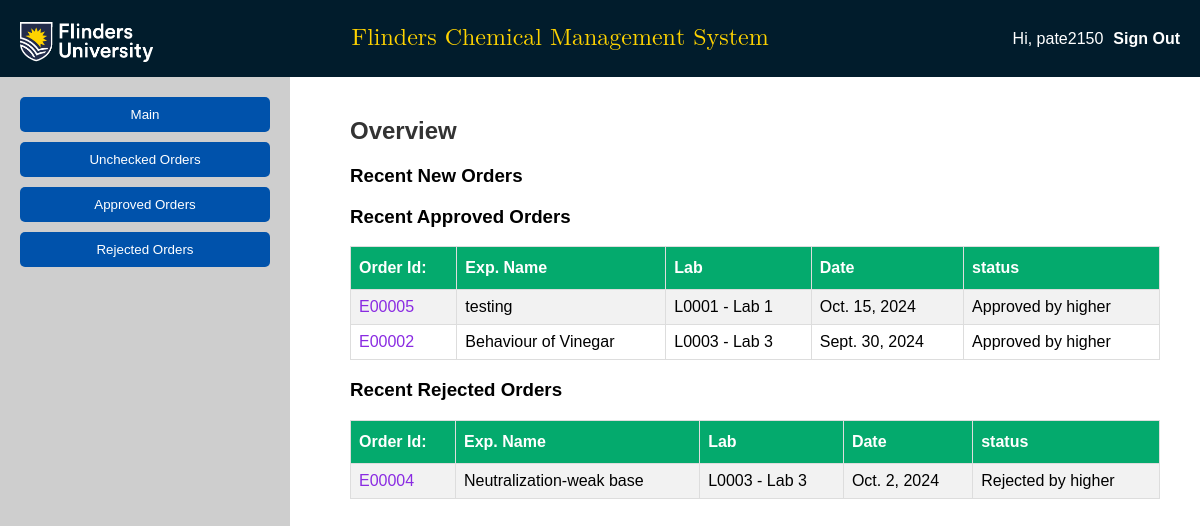
Screenshot of /highApprover/ (signed in) with the database file from the repository.
### furc/models.py (models this page shows, shortened)
class User(AbstractBaseUser, PermissionsMixin):
    username = models.CharField(max_length=255, unique=True, primary_key=True)
    role = models.ForeignKey(UserRole, on_delete=models.CASCADE, to_field='role_id')
    is_active = models.BooleanField(default=True)
    is_staff = models.BooleanField(default=False)
    is_superuser = models.BooleanField(default=False)
    objects = CustomUserManager()
    USERNAME_FIELD = 'username'
    REQUIRED_FIELDS = []
    def __str__(self):
        return self.username

class Order(models.Model):
    order_id = models.CharField(primary_key=True, max_length=10)
    exp_name = models.CharField(max_length=100)
    lab_id = models.ForeignKey(Laboratory, on_delete=models.CASCADE)
    exp_procedure = models.FileField(upload_to= custom_file_upload_path_exp)
    risk_assessment = models.FileField(upload_to= custom_file_upload_path_risk)
    order_date = models.DateField(editable=False, auto_now_add=True)
    updated_date = models.DateField(default=None, null=True)
    order_status = models.CharField(max_length=30, choices=ORDER_STATUS, default='Requested')

class Laboratory(models.Model):
    lab_id = models.CharField(primary_key=True, max_length=10)
    lab_name = models.CharField(max_length=50)
    center_id = models.ForeignKey(ResearchCenter, on_delete=models.CASCADE, null=True, blank=True)
    storage_locations = GenericRelation(StorageLocation)
    def __str__(self):
        return f'{self.lab_id} - {self.lab_name}'

### furc/views.py (the view)
# urls.py: path('highApprover/', views.highApprover, name='highApprover'),
def highApprover(request):
    top_pending_order = Order.objects.filter(order_status='Pending higher approval').order_by('-order_date')[0:3]
    top_approved_order = Order.objects.filter(order_status='Approved by higher').order_by('-order_date')[0:3]
    top_rejected_order = Order.objects.filter(order_status='Rejected by higher').order_by('-order_date')[0:3]
    pending_order = Order.objects.filter(order_status='Pending higher approval')
    approved_order = Order.objects.filter(order_status='Approved by higher')
    rejected_order = Order.objects.filter(order_status='Rejected by higher')
    params = {'pending_order':pending_order, 'approved_order':approved_order, 'rejected_order':rejected_order, 'top_pending_order':top_pending_order, 'top_approved_order':top_approved_order, 'top_rejected_order':top_rejected_order }
    return render(request, 'furc/higherApprover.html/', params)

### furc/templates/furc/higherApprover.html (shortened to what this page needs)
<!DOCTYPE html>
{% load static %}
<html lang="en">
<head>
    <link rel="stylesheet" href="{% static 'css/style.css' %}">
</head>
<body>
    <header class="header">
        <div class="logo">
            <img src="{% static 'images/flinder-logo_white.png' %}" alt="Flinders University Logo" style="height: 50px;">
        </div>
        <div class="title">
            <p class="headerTitle">Flinders Chemical Management System</p>
        </div>
        {% if user.is_authenticated %}
        <div class="welcome-message">
            Hi, <span id="username">{{request.user}}</span>
        </div>
        <div class="sign-out">
            <a href="/logout/" id="sign-out-link">Sign Out</a>
        </div>
        {% endif %}
    </header>
    <div class="container">
        <div class="sidebar">
            <button onclick="showSection('main')">Main</button>
            <button onclick="showSection('new-order')">Unchecked Orders</button>
            <button onclick="showSection('approved-orders')">Approved Orders</button>
            <button onclick="showSection('rejected-orders')">Rejected Orders</button>
        </div>
        <div class="content">
            <div id="main" class="content-section">
                <h2>Overview</h2>
                <h3>Recent New Orders</h3>
                <h3>Recent Approved Orders</h3>
                <table class="customers" style="border-radius:20px;">
                            <tr>
                                <th>Order Id:</th>
                                <th>Exp. Name</th>
                                <th>Lab</th>
                                <th>Date</th>
                                <th>status</th>
                            </tr>
                    {% for item in top_approved_order %}
                            <tr>
                                <td><a class="orderidLink" href="/orderView/{{item.order_id}}">{{item.order_id}}</a></td>
                                <td>{{item.exp_name}}</td>
                                <td>{{item.lab_id}}</td>
                                <td>{{item.order_date}}</td>
                                <td>{{item.order_status}}</td>
                            </tr>
                    {% endfor %}
                        </table>
                <h3>Recent Rejected Orders</h3>
                <table class="customers" style="border-radius:20px;">
                            <tr>
                                <th>Order Id:</th>
                                <th>Exp. Name</th>
                                <th>Lab</th>
                                <th>Date</th>
                                <th>status</th>
                            </tr>
                    {% for item in top_rejected_order %}
                            <tr>
                                <td><a class="orderidLink" href="/orderView/{{item.order_id}}">{{item.order_id}}</a></td>
                                <td>{{item.exp_name}}</td>
                                <td>{{item.lab_id}}</td>
                                <td>{{item.order_date}}</td>
                                <td>{{item.order_status}}</td>
                            </tr>
                    {% endfor %}
                        </table>
            </div>
        </div>
    </div>
</body>
</html>

### furc/static/css/style.css (style rules this page uses)
body { font-family: Arial, sans-serif; background-color: #f4f4f4; margin: 0; padding: 0; display: flex; flex-direction: column; height: 100vh; }
.header { display: flex; justify-content: space-between; align-items: center; padding: 0px 20px; background-color: #011c2c; color: #fff; }
.container { display: flex; flex: 1; }
.title { flex: 6; text-align: center; }
.welcome-message { flex: 1; text-align: right; font-size: 16px; padding-right: 10px; }
.sign-out a { color: #fff; text-decoration: none; font-size: 16px; font-weight: bold; text-align: right; }
.headerTitle { text-align: center; color: #ffd300; font-size: x-large; font-family: math; }
h2 { margin-top: 0; color: #555; }
button { padding: 10px 20px; background-color: #0052ab; color: #fff; border: none; border-radius: 5px; cursor: pointer; margin-bottom: 10px; }
.sidebar { width: 250px; background-color: #cecece; color: #fff; padding: 20px; display: flex; flex-direction: column; }
.content-section { padding: 20px; margin-left: 20px; }
.content { flex: 1; padding: 20px; background-color: #fff; overflow-y: auto; }
h2 { color: #333; }
.orderidLink { text-decoration: none; color: blueviolet; }

### furc/templates/furc/higherApprover.html (style rules this page uses)
.customers { font-family: Arial, Helvetica, sans-serif; border-collapse: collapse; width: 100%; }
.customers td, .customers th { border: 1px solid #ddd; padding: 8px; }
.customers tr:nth-child(even) { background-color: #f2f2f2; }
.customers th { padding-top: 12px; padding-bottom: 12px; text-align: left; background-color: #04AA6D; color: white; }

### rows the page displays
User: user "pate2150"
Order: order_id "E00005", exp_name "testing", lab_id "L0001 - Lab 1", order_date "Oct. 15, 2024", order_status "Approved by higher"
Order: order_id "E00002", exp_name "Behaviour of Vinegar", lab_id "L0003 - Lab 3", order_date "Sept. 30, 2024", order_status "Approved by higher"
Order: order_id "E00004", exp_name "Neutralization-weak base", lab_id "L0003 - Lab 3", order_date "Oct. 2, 2024", order_status "Rejected by higher"
